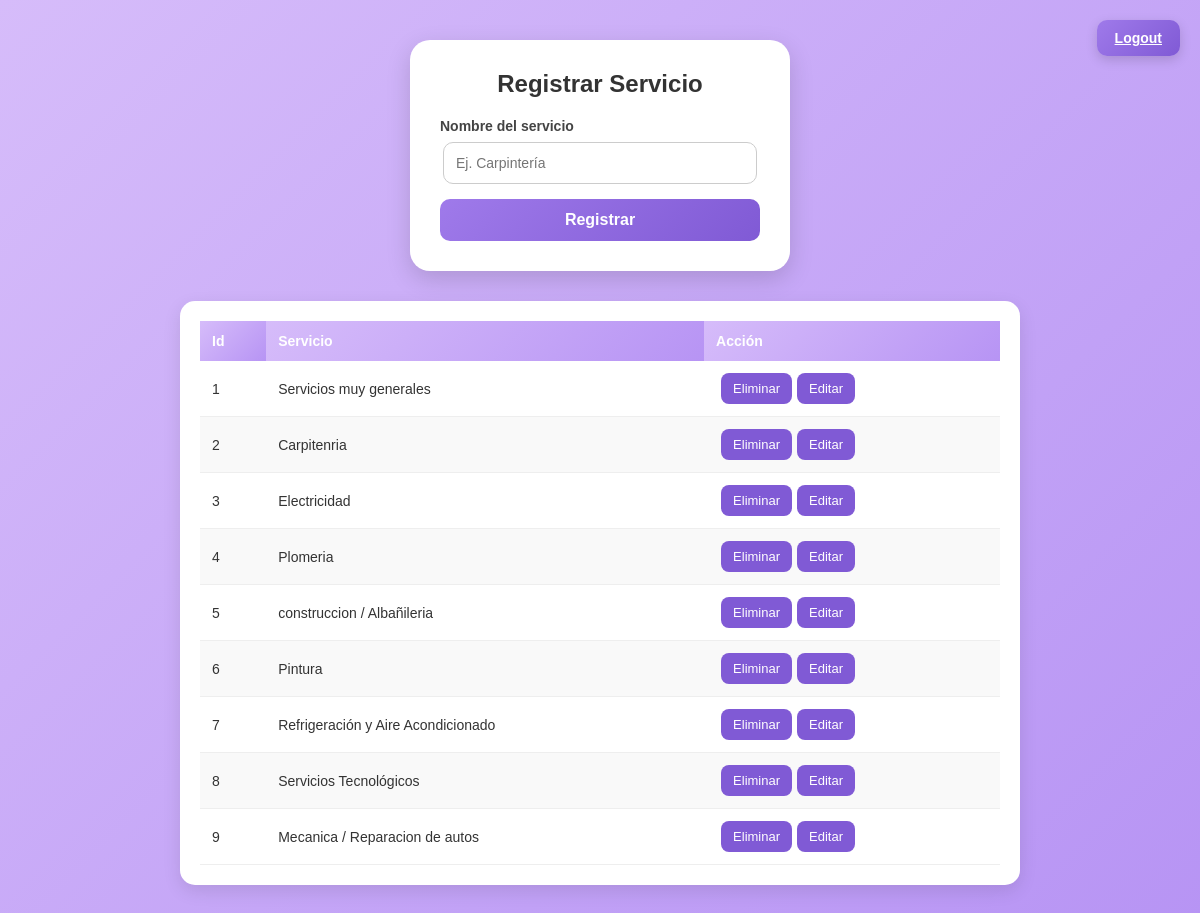
The app's page /crudService/ (signed in) with its own data.
### services/models.py (models this page shows)
class Services(models.Model):
    nombre_servicio = models.CharField(max_length=100)

### services/views.py (the view)
# urls.py: path('crudService/', views.crudServices, name="crudService"),
@login_required
def crudServices(request):
    services = Services.objects.all()
    if request.method == 'GET':
        return render(request, 'crudservices.html', {
            'services': services
        })
    else:
        serviceName = request.POST['nombreservicio']
        services = clasesGenerales.createServicio(serviceName)
        return redirect('/crudService/')

### services/templates/crudservices.html (shortened to what this page needs)
<!DOCTYPE html>
<html lang="es">
<head>
</head>
<body>
    {% if user.is_authenticated %}
    <a class="logout-btn" href="{% url 'deslogueo' %}">Logout</a>
    {% endif %}
    <div class="form-box">
        <h2>Registrar Servicio</h2>
        <form action="{% url 'crudService' %}" method="POST">
            <label>Nombre del servicio</label>
            <input type="text" placeholder="Ej. Carpintería" id="nombreservicio" name="nombreservicio">
            <button>Registrar</button>
        </form>
    </div>
    <div class="table-box">
        <table>
            <thead>
                <tr>
                    <th>Id</th>
                    <th>Servicio</th>
                    <th>Acción</th>
                </tr>
            </thead>
            <tbody>
                {% for service in services %}
                <tr>
                    <td>{{service.id}}</td>
                    <td>{{service.nombre_servicio}}</td>
                    <td><button onclick="openModalDelete('{{service.id}}', '{{service.nombre_servicio}}')">Eliminar</button><button onclick="openModal('{{service.id}}', '{{service.nombre_servicio}}')">Editar</button></td>
                </tr>
                {% endfor %}
            </tbody>
        </table>
    </div>
</body>
</html>

### services/templates/crudservices.html (style rules this page uses)
body { margin: 0; min-height: 100vh; display: flex; justify-content: center; align-items: center; flex-direction: column; background: linear-gradient(135deg, #d6bcfa, #b794f4); font-family: Arial, sans-serif; padding: 40px; gap: 30px; }
.logout-btn { position: absolute; top: 20px; right: 20px; padding: 10px 18px; background: linear-gradient(135deg, #9f7aea, #805ad5); border: none; border-radius: 10px; color: white; font-size: 14px; font-weight: bold; cursor: pointer; box-shadow: 0 4px 12px rgba(0, 0, 0, 0.15); transition: background 0.3s ease; }
.form-box { background: white; padding: 30px; border-radius: 20px; box-shadow: 0 8px 25px rgba(0, 0, 0, 0.15); width: 320px; text-align: center; }
.form-box h2 { margin: 0 0 20px; color: #333; }
.form-box label { font-weight: bold; font-size: 14px; color: #444; display: block; margin-bottom: 8px; text-align: left; }
.form-box input { width: 90%; padding: 12px; border: 1px solid #ccc; border-radius: 10px; margin-bottom: 15px; font-size: 14px; }
.form-box button { width: 100%; padding: 12px; background: linear-gradient(135deg, #9f7aea, #805ad5); border: none; border-radius: 10px; color: white; font-size: 16px; font-weight: bold; cursor: pointer; }
.table-box { background: white; padding: 20px; border-radius: 15px; box-shadow: 0 6px 18px rgba(0, 0, 0, 0.1); width: 800px; max-width: 95%; overflow-x: auto; }
.table-box table { width: 100%; border-collapse: collapse; font-size: 14px; color: #333; }
.table-box th { background: linear-gradient(135deg, #d6bcfa, #b794f4); color: white; text-align: left; padding: 12px; }
.table-box td { padding: 12px; border-bottom: 1px solid #eee; }
.table-box tr:nth-child(even) { background: #f9f9f9; }
.table-box button { padding: 8px 12px; border: none; border-radius: 8px; background: #805ad5; color: white; cursor: pointer; font-size: 13px; margin-left: 5px; }

### records on screen
Services: id "1", nombre_servicio "Servicios muy generales"
Services: id "2", nombre_servicio "Carpitenria"
Services: id "3", nombre_servicio "Electricidad"
Services: id "4", nombre_servicio "Plomeria"
Services: id "5", nombre_servicio "construccion / Albañileria"
Services: id "6", nombre_servicio "Pintura"
Services: id "7", nombre_servicio "Refrigeración y Aire Acondicionado"
Services: id "8", nombre_servicio "Servicios Tecnológicos"
Services: id "9", nombre_servicio "Mecanica / Reparacion de autos"
